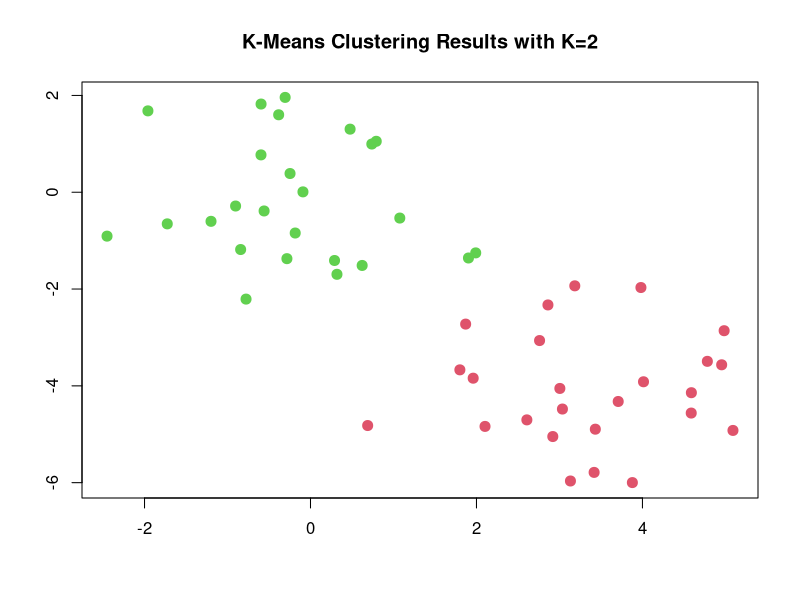
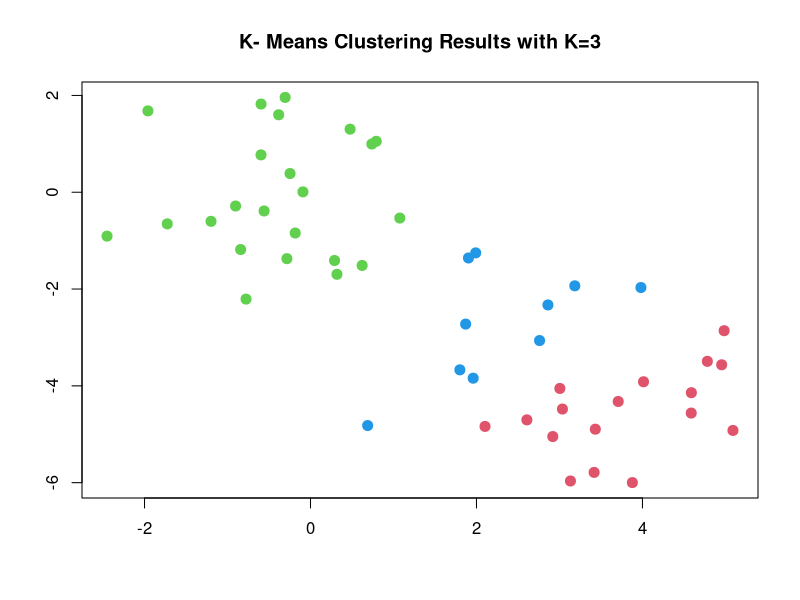

R code for these plots, in order:
# Construção de um set demo
set.seed(2)
x= matrix(rnorm (50*2) , ncol =2)
x[1:25 ,1]= x[1:25 ,1]+3
x[1:25 ,2]= x[1:25 ,2] -4

# k means cluster com k = 2
km.out <- kmeans(x, 2, nstart = 20)

km.out$cluster

plot(x, col =( km.out$cluster +1) ,main = "K-Means Clustering Results with K=2", xlab ="", ylab ="", pch =20, cex =2)


# Outro, k = 3

set.seed(4)
km.out <- kmeans(x,3, nstart =20)
km.out

plot(x, col =( km.out$cluster +1) , main ="K- Means Clustering Results with K=3", xlab ="", ylab ="", pch =20, cex =2)

# Comparando n_inicial = 1 com n_inicial = 20

set.seed(3)
km.out =kmeans(x,3, nstart =1)
km.out$tot.withinss

km.out =kmeans (x,3, nstart =20)
km.out$tot.withinss
